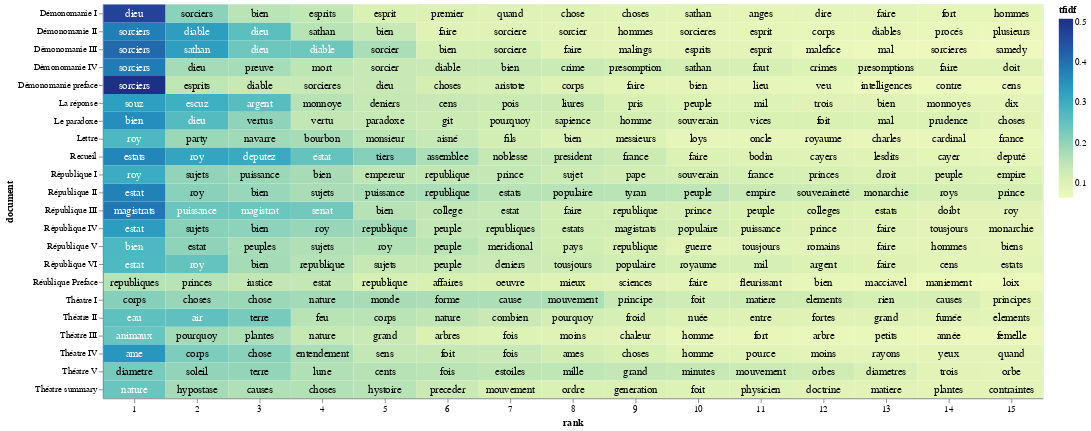

Here is the notebook cell this chart was saved with:
### Code cell
import altair as alt
import numpy as np
import pandas as pd
import os
from pathlib import Path

# Function to select a .csv file
def select_csv_file():
    cwd = os.getcwd()
    csv_files = sorted([f for f in os.listdir(cwd) if f.endswith('.csv')])
    
    if not csv_files:
        print("No CSV files found in the current working directory.")
        return None

    print("Available CSV files:")
    for i, file in enumerate(csv_files):
        print(f"{i + 1}. {file}")

    choice = int(input("Select a CSV file number to read as top_tfidf: ")) - 1
    if choice < 0 or choice >= len(csv_files):
        print("Invalid choice.")
        return None

    return csv_files[choice]

# Prompt user to select a .csv file
csv_file = select_csv_file()
if csv_file:
    top_tfidf = pd.read_csv(csv_file)
    
    # Extract the stem of the selected CSV file
    csv_stem = Path(csv_file).stem

    # Prompt user to truncate groups with default value as 'no'
    truncate_groups = input("Do you want to truncate the plot by only including certain groups? (yes/no, default is no): ").strip().lower() or 'no'
    if truncate_groups == 'yes':
        available_groups = top_tfidf['document'].unique()
        print("Available groups (documents) with index numbers:")
        for i, group in enumerate(available_groups):
            print(f"{i + 1}. {group}")


        selected_groups = input("Enter the index numbers of the groups to include (e.g., 1,2,3 or 1-3): ").strip()
        selected_indexes = []
        
        # Split the input by commas to handle both individual values and ranges
        for part in selected_groups.split(','):
            if '-' in part:
                start_index, end_index = map(int, part.split('-'))
                selected_indexes.extend(range(start_index, end_index + 1))
            else:
                selected_indexes.append(int(part))
        
        # Convert selected indexes to groups
        selected_groups = [available_groups[i - 1] for i in selected_indexes]
        
        # Filter the DataFrame
        top_tfidf = top_tfidf[top_tfidf['document'].isin(selected_groups)]
   
    # Remove '_corrected' from the 'document' labels
    top_tfidf['document'] = top_tfidf['document'].str.replace('_corrected', '')
    top_tfidf['document'] = top_tfidf['document'].str.replace('Repair', '')
    top_tfidf['document'] = top_tfidf['document'].str.replace('_lemmatized', '')

    # Prompt user to limit the number of words displayed in each group
    limit_words = input("Do you want to limit the number of words displayed in each group? (yes/no) default is yes): ").strip().lower() or 'yes'
    if limit_words == 'yes':
        max_words = int(input("Enter the maximum number of words to display per group: ").strip())
        top_tfidf['rank'] = top_tfidf.groupby('document')['tfidf'].rank("first", ascending=False)
        top_tfidf = top_tfidf[top_tfidf['rank'] <= max_words]

    # Prompt user to enter a list of terms
    user_terms = input("Enter a list of words separated by commas for highlighting (e.g., war, peace): ")
    term_list = [term.strip() for term in user_terms.split(",")]

    # Prompt user for a filename to save the PNG file
    file_name = input("Enter a filename (without extension) to save the visualization: ")
    output_file = f"{file_name}.png"
    
    # Prompt user to specify the width of the chart
    chart_width_input = input("Enter the chart width (default is 600): ").strip()
    chart_width = int(chart_width_input) if chart_width_input.isdigit() else 600

    # Adding a little randomness to break ties in term ranking
    top_tfidf_plusRand = top_tfidf.copy()
    top_tfidf_plusRand['tfidf'] = top_tfidf_plusRand['tfidf'] + np.random.rand(top_tfidf.shape[0]) * 0.0001

    # Base chart for all visualizations, with rank calculation
    base = alt.Chart(top_tfidf_plusRand).encode(
        x=alt.X('rank:O', axis=alt.Axis(labelAngle=0)),  # Set labelAngle to horizontal (0 degrees)
        y='document:N'
    ).transform_window(
        rank="rank()",
        sort=[alt.SortField("tfidf", order="descending")],
        groupby=["document"]
    )

    # Heatmap specification
    heatmap = base.mark_rect().encode(
        color='tfidf:Q'
    )

    # Red circle over terms in the entered list
    circle = base.mark_circle(size=100).encode(
        color=alt.condition(
            alt.FieldOneOfPredicate(field='term', oneOf=term_list),
            alt.value('red'),
            alt.value('#FFFFFF00')
        )
    )

    # Text labels, white for darker heatmap colors
    text = base.mark_text(baseline='middle', fontSize=12).encode(
        text='term:N',
        color=alt.condition(alt.datum.tfidf >= 0.23, alt.value('white'), alt.value('black'))
    )

    # Combine the heatmap, circle, and text
    final_chart = alt.layer(heatmap, circle, text).properties(width=chart_width)

    # Display the chart in Jupyter Lab
    final_chart.display()

    # Save the chart as a PNG file using the base Altair package
    try:
        final_chart.save(output_file)
        print(f"Visualization saved as {output_file} in the current directory.")
    except Exception as e:
        print(f"Error saving visualization: {e}")
else:
    print("No valid CSV file selected.")

### Figure 1 — Vega-Lite specification as saved in the notebook (floating-point values rounded to 4 significant figures; data arrays with more than 128 entries replaced by an {"elided": "..."} marker saying what was removed)
{"config": {"view": {"continuousWidth": 300, "continuousHeight": 300}}, "layer": [{"mark": {"type": "rect"}, "encoding": {"color": {"field": "tfidf", "type": "quantitative"}, "x": {"axis": {"labelAngle": 0}, "field": "rank", "type": "ordinal"}, "y": {"field": "document", "type": "nominal"}}, "transform": [{"window": [{"op": "rank", "field": "", "as": "rank"}], "groupby": ["document"], "sort": [{"field": "tfidf", "order": "descending"}]}]}, {"mark": {"type": "circle", "size": 100}, "encoding": {"color": {"condition": {"test": {"field": "term", "oneOf": [""]}, "value": "red"}, "value": "#FFFFFF00"}, "x": {"axis": {"labelAngle": 0}, "field": "rank", "type": "ordinal"}, "y": {"field": "document", "type": "nominal"}}, "transform": [{"window": [{"op": "rank", "field": "", "as": "rank"}], "groupby": ["document"], "sort": [{"field": "tfidf", "order": "descending"}]}]}, {"mark": {"type": "text", "baseline": "middle", "fontSize": 12}, "encoding": {"color": {"condition": {"test": "(datum.tfidf >= 0.23)", "value": "white"}, "value": "black"}, "text": {"field": "term", "type": "nominal"}, "x": {"axis": {"labelAngle": 0}, "field": "rank", "type": "ordinal"}, "y": {"field": "document", "type": "nominal"}}, "transform": [{"window": [{"op": "rank", "field": "", "as": "rank"}], "groupby": ["document"], "sort": [{"field": "tfidf", "order": "descending"}]}]}], "data": {"name": "data-a9a042afdc71a6f55f03855e42143bc4"}, "width": 1050, "$schema": "https://vega.github.io/schema/vega-lite/v5.20.1.json", "datasets": {"data-a9a042afdc71a6f55f03855e42143bc4": {"elided": "330 records"}}}
